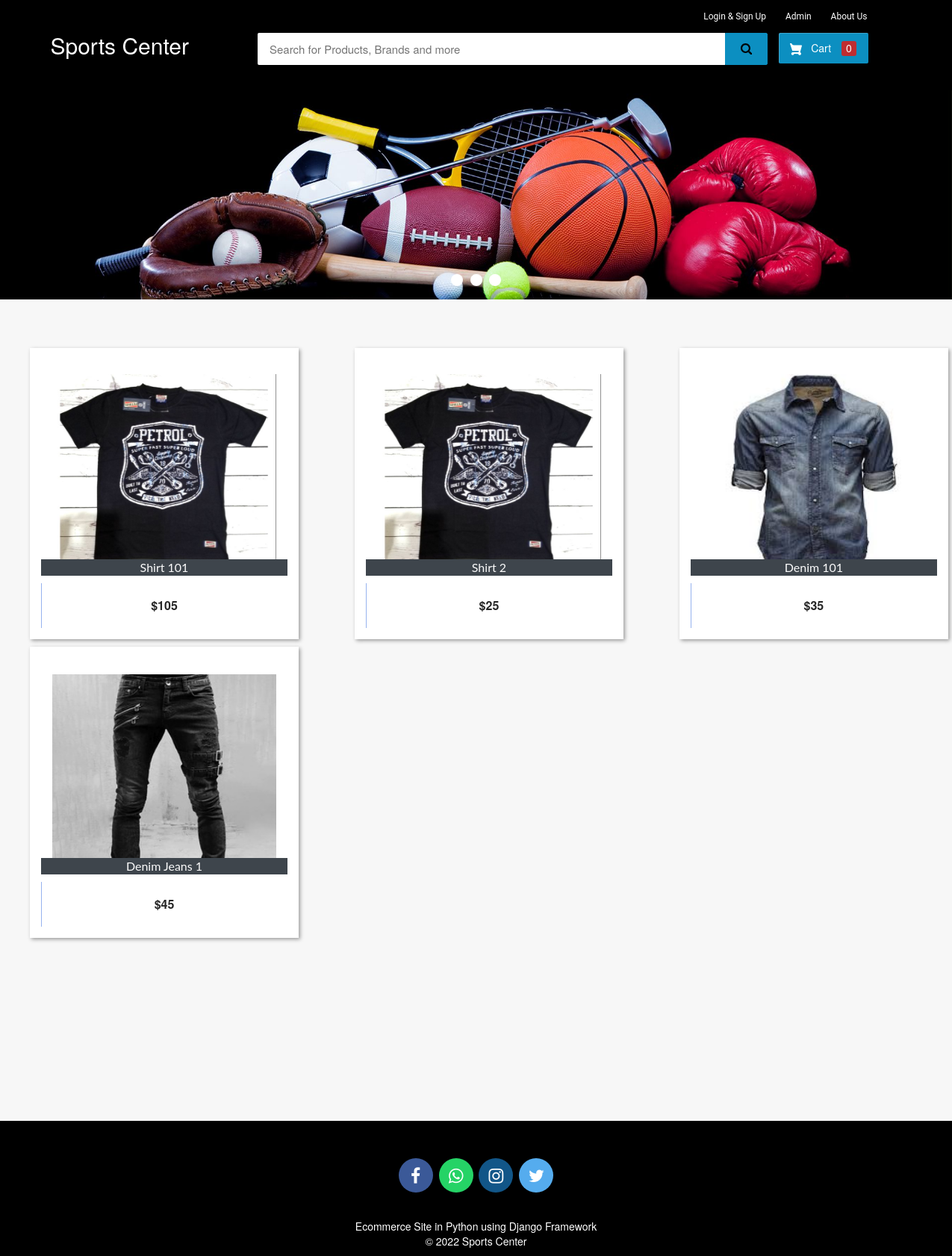
The page / on the database its author committed.
### ecom/models.py (models this page shows, shortened)
class Product(models.Model):
    name=models.CharField(max_length=40)
    product_image= models.ImageField(upload_to='product_image/',null=True,blank=True)
    price = models.PositiveIntegerField()
    description=models.CharField(max_length=40)

### ecom/views.py (the view)
# urls.py: path('',views.home_view,name=''),
def home_view(request):
    products=models.Product.objects.all()
    if 'product_ids' in request.COOKIES:
        product_ids = request.COOKIES['product_ids']
        counter=product_ids.split('|')
        product_count_in_cart=len(set(counter))
    else:
        product_count_in_cart=0
    if request.user.is_authenticated:
        return HttpResponseRedirect('afterlogin')
    return render(request,'ecom/index.html',{'products':products,'product_count_in_cart':product_count_in_cart})

### templates/ecom/index.html (shortened to what this page needs)
{% extends 'ecom/homebase.html' %}
{% load static %}
{% block content %}
<div class="row">
  <div class="col-md-12">
    <div class="slider-container">
      <div class="menu">
        <label for="slide-dot-1"></label>
        <label for="slide-dot-2"></label>
        <label for="slide-dot-3"></label>
      </div>
        <div class="slide slide-1"></div>
    </div>
  </div>
</div>
{%if products%}
<br>
  <div class="row">
      {% for p in products %}
      <div class="column">
      <div class="container page-wrapper" style="width: 450px;">
        <div class="page-inner">
          <div class="row">
            <div class="el-wrapper">
              <div class="box-up">
                <img class="img" src="{% static p.product_image.url %}" alt="product pic" height="300px" width="300px">
                <div class="img-info">
                  <div class="info-inner">
                    <span style="background-color:#3e454c; color:fbfbfb;"class="p-company">{{p.name}}</span>
                  </div>
                </div>
              </div>
              <div class="box-down">
                <a class="cart" href="{% url 'add-to-cart' p.id %}">
                  <span class="price">${{p.price}}</span>
                  <span class="add-to-cart">
                    <span class="txt"><i class="fa fa-shopping-cart"></i> Add To Cart</span>
                  </span>
                </a>
              </div>
            </div>
          </div>
        </div>
      </div>
      </div>
{% if forloop.counter|divisibleby:"3" %}
    </div>
    <div class="row">
          <br><br><br><br><br>
{% endif %}
  {% endfor %}
</div>
{%else%}
<h3 style="text-align:center; color:#3E454C;">No Search Found</h3>
{%endif%}
<br><br><br>
<br><br><br><br><br><br><br><br><br><br><br><br>
{% endblock content %}

### templates/ecom/homebase.html (style rules this page uses)
body { background-color: #f7f7f7; }
.menu { cursor: pointer }
.fa { font-size: 23px; width: 2em; height: 2em; text-align: center; text-decoration: none; margin: 5px 2px; border-radius: 50%; padding-top: 0.5em; }

### rows shown on the page
Product: product_image (picture), name "Shirt 101", price "105"
Product: product_image (picture), name "Shirt 2", price "25"
Product: product_image (picture), name "Denim 101", price "35"
Product: product_image (picture), name "Denim Jeans 1", price "45"

### other values the page prints
{{ product_count_in_cart }} "0"
